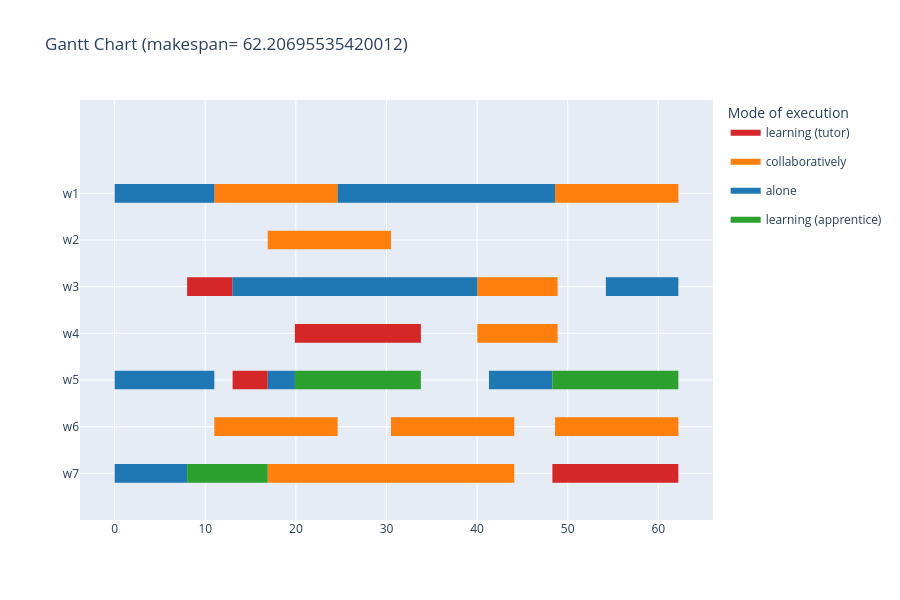

The notebook cell this image was saved under:
### Code cell
gantt_chart(s, instance_random, color=3, render="notebook", separate_little=True)

### Figure 1 — Plotly figure (JSON) as saved in the notebook; plotly's stock layout.template omitted (floating-point values rounded to 4 significant figures)
{"data": [{"fill": "toself", "fillcolor": "rgb(214, 39, 40)", "hoverinfo": "name", "legendgroup": "rgb(214, 39, 40)", "mode": "none", "name": "learning (tutor)", "showlegend": true, "type": "scatter", "x": [8, 13.02, 13.02, 8, 8, 19.89, 33.79, 33.79, 19.89, 19.89, 13.02, 16.89, 16.89, 13.02, 13.02, 48.31, 62.21, 62.21, 48.31], "y": [3.8, 3.8, 4.2, 4.2, null, 2.8, 2.8, 3.2, 3.2, null, 1.8, 1.8, 2.2, 2.2, null, -0.2, -0.2, 0.2, 0.2]}, {"fill": "toself", "fillcolor": "rgb(255, 127, 14)", "hoverinfo": "name", "legendgroup": "rgb(255, 127, 14)", "mode": "none", "name": "collaboratively", "showlegend": true, "type": "scatter", "x": [11, 24.6, 24.6, 11, 11, 48.6, 62.21, 62.21, 48.6, 48.6, 16.89, 30.5, 30.5, 16.89, 16.89, 40.02, 48.88, 48.88, 40.02, 40.02, 40.02, 48.88, 48.88, 40.02, 40.02, 11, 24.6, 24.6, 11, 11, 30.5, 44.1, 44.1, 30.5, 30.5, 48.6, 62.21, 62.21, 48.6, 48.6, 16.89, 30.5, 30.5, 16.89, 16.89, 30.5, 44.1, 44.1, 30.5], "y": [5.8, 5.8, 6.2, 6.2, null, 5.8, 5.8, 6.2, 6.2, null, 4.8, 4.8, 5.2, 5.2, null, 3.8, 3.8, 4.2, 4.2, null, 2.8, 2.8, 3.2, 3.2, null, 0.8, 0.8, 1.2, 1.2, null, 0.8, 0.8, 1.2, 1.2, null, 0.8, 0.8, 1.2, 1.2, null, -0.2, -0.2, 0.2, 0.2, null, -0.2, -0.2, 0.2, 0.2]}, {"fill": "toself", "fillcolor": "rgb(31, 119, 180)", "hoverinfo": "name", "legendgroup": "rgb(31, 119, 180)", "mode": "none", "name": "alone", "showlegend": true, "type": "scatter", "x": [0, 11, 11, 0, 0, 24.6, 32.6, 32.6, 24.6, 24.6, 32.6, 40.6, 40.6, 32.6, 32.6, 40.6, 48.6, 48.6, 40.6, 40.6, 13.02, 32.02, 32.02, 13.02, 13.02, 32.02, 40.02, 40.02, 32.02, 32.02, 54.21, 62.21, 62.21, 54.21, 54.21, 0, 3, 3, 0, 0, 3, 11, 11, 3, 3, 16.89, 19.89, 19.89, 16.89, 16.89, 41.31, 48.31, 48.31, 41.31, 41.31, 0, 8, 8, 0], "y": [5.8, 5.8, 6.2, 6.2, null, 5.8, 5.8, 6.2, 6.2, null, 5.8, 5.8, 6.2, 6.2, null, 5.8, 5.8, 6.2, 6.2, null, 3.8, 3.8, 4.2, 4.2, null, 3.8, 3.8, 4.2, 4.2, null, 3.8, 3.8, 4.2, 4.2, null, 1.8, 1.8, 2.2, 2.2, null, 1.8, 1.8, 2.2, 2.2, null, 1.8, 1.8, 2.2, 2.2, null, 1.8, 1.8, 2.2, 2.2, null, -0.2, -0.2, 0.2, 0.2]}, {"fill": "toself", "fillcolor": "rgb(44, 160, 44)", "hoverinfo": "name", "legendgroup": "rgb(44, 160, 44)", "mode": "none", "name": "learning (apprentice)", "showlegend": true, "type": "scatter", "x": [19.89, 33.79, 33.79, 19.89, 19.89, 48.31, 62.21, 62.21, 48.31, 48.31, 8, 13.02, 13.02, 8, 8, 13.02, 16.89, 16.89, 13.02], "y": [1.8, 1.8, 2.2, 2.2, null, 1.8, 1.8, 2.2, 2.2, null, -0.2, -0.2, 0.2, 0.2, null, -0.2, -0.2, 0.2, 0.2]}, {"legendgroup": "rgb(214, 39, 40)", "marker": {"color": "rgb(214, 39, 40)", "opacity": 0, "size": 1}, "mode": "markers", "name": "", "showlegend": false, "text": [null, null, null, null, null, null, null, null], "type": "scatter", "x": [8, 13.02, 19.89, 33.79, 13.02, 16.89, 48.31, 62.21], "y": [4, 4, 3, 3, 2, 2, 0, 0]}, {"legendgroup": "rgb(255, 127, 14)", "marker": {"color": "rgb(255, 127, 14)", "opacity": 0, "size": 1}, "mode": "markers", "name": "", "showlegend": false, "text": [null, null, null, null, null, null, null, null, null, null, null, null, null, null, null, null, null, null, null, null], "type": "scatter", "x": [11, 24.6, 48.6, 62.21, 16.89, 30.5, 40.02, 48.88, 40.02, 48.88, 11, 24.6, 30.5, 44.1, 48.6, 62.21, 16.89, 30.5, 30.5, 44.1], "y": [6, 6, 6, 6, 5, 5, 4, 4, 3, 3, 1, 1, 1, 1, 1, 1, 0, 0, 0, 0]}, {"legendgroup": "rgb(31, 119, 180)", "marker": {"color": "rgb(31, 119, 180)", "opacity": 0, "size": 1}, "mode": "markers", "name": "", "showlegend": false, "text": [null, null, null, null, null, null, null, null, null, null, null, null, null, null, null, null, null, null, null, null, null, null, null, null], "type": "scatter", "x": [0, 11, 24.6, 32.6, 32.6, 40.6, 40.6, 48.6, 13.02, 32.02, 32.02, 40.02, 54.21, 62.21, 0, 3, 3, 11, 16.89, 19.89, 41.31, 48.31, 0, 8], "y": [6, 6, 6, 6, 6, 6, 6, 6, 4, 4, 4, 4, 4, 4, 2, 2, 2, 2, 2, 2, 2, 2, 0, 0]}, {"legendgroup": "rgb(44, 160, 44)", "marker": {"color": "rgb(44, 160, 44)", "opacity": 0, "size": 1}, "mode": "markers", "name": "", "showlegend": false, "text": [null, null, null, null, null, null, null, null], "type": "scatter", "x": [19.89, 33.79, 48.31, 62.21, 8, 13.02, 13.02, 16.89], "y": [2, 2, 2, 2, 0, 0, 0, 0]}], "layout": {"height": 600, "hovermode": "closest", "legend": {"title": {"text": "Mode of execution"}}, "showlegend": true, "title": {"text": "Gantt Chart (makespan= 62.20695535420012)"}, "xaxis": {"rangeselector": {"buttons": [{"count": 7, "label": "1w", "step": "day", "stepmode": "backward"}, {"count": 1, "label": "1m", "step": "month", "stepmode": "backward"}, {"count": 6, "label": "6m", "step": "month", "stepmode": "backward"}, {"count": 1, "label": "YTD", "step": "year", "stepmode": "todate"}, {"count": 1, "label": "1y", "step": "year", "stepmode": "backward"}, {"step": "all"}]}, "showgrid": true, "type": "linear", "zeroline": false}, "yaxis": {"autorange": false, "range": [-1, 8], "showgrid": true, "ticktext": ["w7", "w6", "w5", "w4", "w3", "w2", "w1"], "tickvals": [0, 1, 2, 3, 4, 5, 6], "zeroline": false}}}
